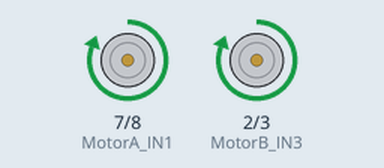
Simulated run of this sketch. Board: Arduino Uno, built with avr-gcc and run on an emulated ATmega328P. On the bench: motor-driver pin pairs drawn as motors (green arrow = first pin HIGH = forward, orange = second pin HIGH = backward, longer = more drive, scaled by the enable pin).

Above: at 1.5 s.
At 6.5 s:
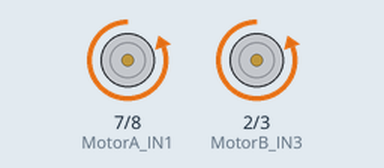
At 9.0 s:
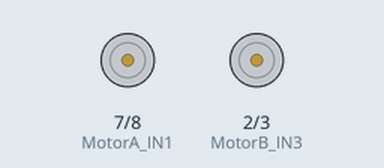
Timing chart, 0 to 13.0 s (numbered marks = the images above):
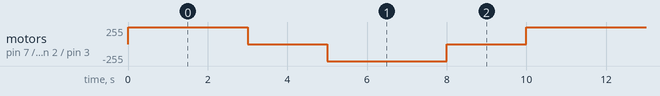

The sketch:

31._L298N_motor_driver_with_car.ino
```cpp
int MotorA_IN1=7;
int MotorA_IN2=8;
int MotorB_IN3=2;
int MotorB_IN4=3;
int MotorA_PWM=9;
int MotorB_PWM=10;
int speed=150;

void setup() {
 pinMode(MotorA_IN1, OUTPUT);
 pinMode(MotorA_IN2, OUTPUT);
 pinMode(MotorB_IN3, OUTPUT);
 pinMode(MotorB_IN4, OUTPUT);
 pinMode(MotorA_PWM, OUTPUT);
 pinMode(MotorB_PWM, OUTPUT);
}

void loop() {

  //Forward
  digitalWrite(MotorA_PWM, HIGH);
  digitalWrite(MotorB_PWM, HIGH);


  digitalWrite(MotorA_IN1, HIGH);
  digitalWrite(MotorA_IN2, LOW);
  digitalWrite(MotorB_IN3, HIGH);
  digitalWrite(MotorB_IN4, LOW);
  delay(3000);

  digitalWrite(MotorA_IN1, LOW);
  digitalWrite(MotorA_IN2, LOW);
  digitalWrite(MotorB_IN3, LOW);
  digitalWrite(MotorB_IN4, LOW);
  delay(2000);

  //Backward
  digitalWrite(MotorA_IN1, LOW);
  digitalWrite(MotorA_IN2, HIGH);
  digitalWrite(MotorB_IN3, LOW);
  digitalWrite(MotorB_IN4, HIGH);
  delay(3000);

  digitalWrite(MotorA_IN1, LOW);
  digitalWrite(MotorA_IN2, LOW);
  digitalWrite(MotorB_IN3, LOW);
  digitalWrite(MotorB_IN4, LOW);
  delay(2000);

}
```

Measured:
- by itself, motor on pin 7 (MotorA_IN1) / pin 8 (MotorA_IN2), motor on pin 2 (MotorB_IN3) / pin 3 (MotorB_IN4): repeats every 10.0 s: stopped 2.0 s, backward 255/255 3.0 s, stopped 2.0 s, forward 255/255 3.0 s
